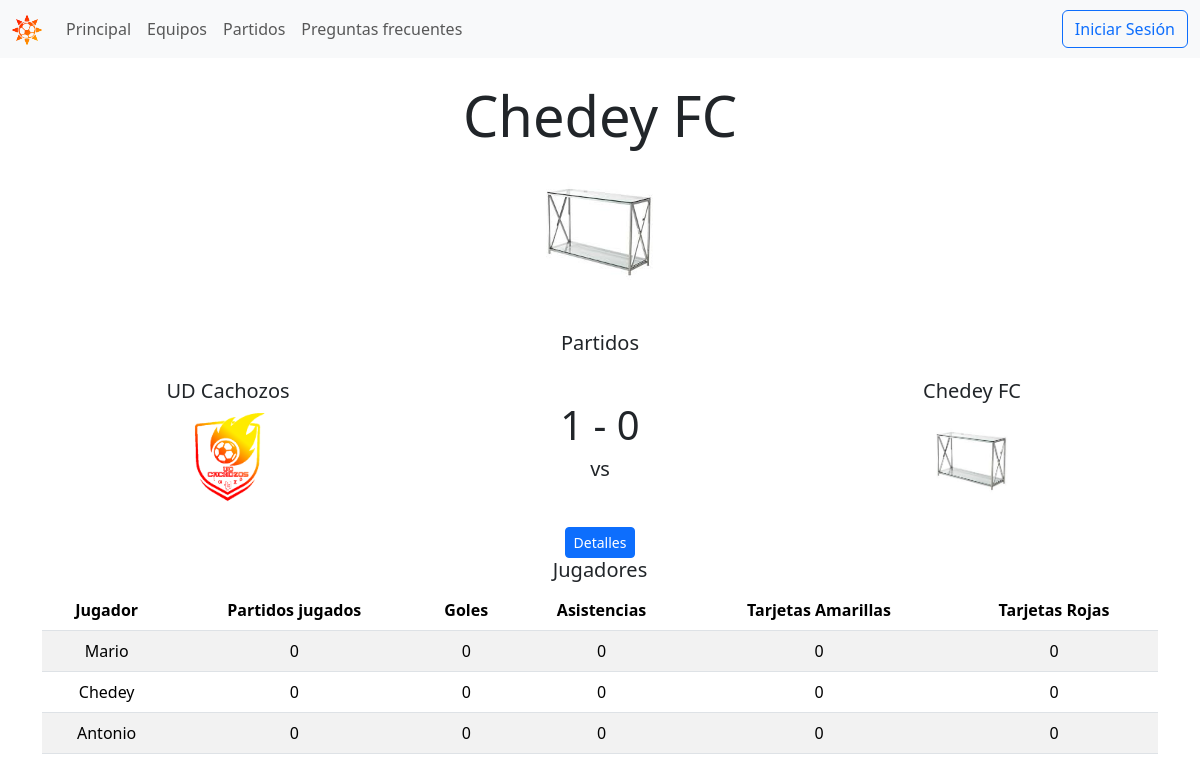
Before: /summer-league/3/ with the older database file.
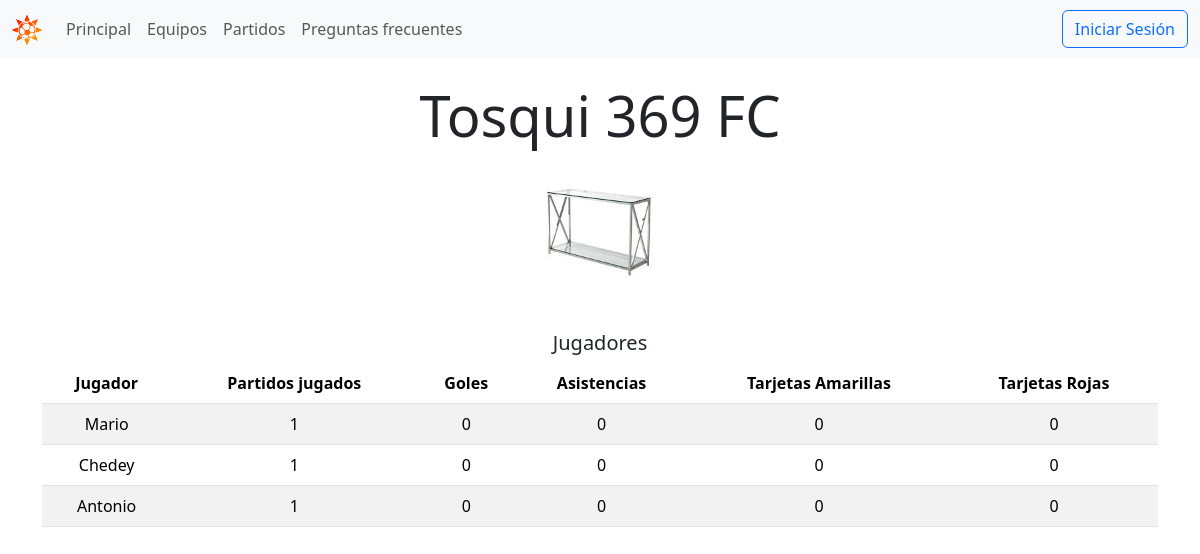
After: the same page with the newer database file.
### tournament/models.py (models this page shows, shortened)
class Team(models.Model):
    name = models.CharField(max_length=100, unique=True)
    club_code = models.CharField(max_length=3, unique=True, default='UFC')
    shield = models.ImageField(upload_to='shields')
    class Meta:
        ordering = ['name']
    def __str__(self) -> str:
        return self.name

class Match(models.Model):
    local = models.ForeignKey(Team, related_name='local_matches', on_delete=models.CASCADE)
    away = models.ForeignKey(Team, related_name='away_matches', on_delete=models.CASCADE)
    local_goals = models.SmallIntegerField(default=0)
    away_goals = models.SmallIntegerField(default=0)
    date = models.DateField(blank=True, null=True)
    class Meta:
        ordering = ['date']

### players/models.py (models this page shows, shortened)
class Player(models.Model):
    user = models.OneToOneField(settings.AUTH_USER_MODEL, on_delete=models.CASCADE)
    team = models.ForeignKey('tournament.Team', related_name='players', null=True, on_delete=models.CASCADE)
    number = models.SmallIntegerField(blank=True, default=00)
    GOALKEEPER = 'GK'
    DEFENDER = 'DF'
    MIDFIELDER = 'MD'
    FORWARD = 'FW'
    ROLE = {
        GOALKEEPER: 'Portero',
        DEFENDER: 'Defensa',
        MIDFIELDER: 'Centrocampista',
        FORWARD: 'Delantero'
    }
    position = models.CharField(
        max_length=2,
        choices=ROLE,
        default=MIDFIELDER,
    )
    played=models.SmallIntegerField(default=0)
    goals=models.SmallIntegerField(default=0)
    assists = models.SmallIntegerField(default=0)
    yellow_cards = models.SmallIntegerField(default=0)
    red_cards = models.SmallIntegerField(default=0)
    class Meta:
        ordering = ['position']

### tournament/views.py (the view)
# urls.py: path('<team_id>/', views.team_info, name='team-info'),
def team_info(request, team_id):
    team = Team.objects.get(id=team_id)
    users = User.objects.all()
    players = Player.objects.filter(team=team)
    matches = Match.objects.filter(Q(local=team) | Q(away=team))
    return render(
        request, 'tournament/team.html', {'team': team, 'users': users, 'players': players, 'matches': matches}
    )

### tournament/templates/tournament/team.html (shortened to what this page needs)
{% extends "base.html" %}
{% load static %}
{% block content %}
<div class="container mt-4 text-center mb-5">
  <h1 class="display-4">{{ team.name }}</h1>
  <img src="{{ team.shield.url }}" alt="{{ team.name }}" class="img-fluid mb-4 fixed-size">
  {% if matches %}
    <h2 class="lead text-center">Partidos</h2>
    {% for match in matches %}
      {% include "match.html" %}
      <div class="text-center mt-3">
        <a href="{% url 'tournament:match-info' match.id %}" class="btn btn-primary btn-sm">Detalles</a>
      </div>
    {% endfor %}
  {% endif %}
  {% if players %}
    <h2 class="lead text-center">Jugadores</h2>
    <table class="table table-striped">
      <thead>
        <tr>
          <th>Jugador</th>
          <th>Partidos jugados</th>
          <th>Goles</th>
          <th>Asistencias</th>
          <th>Tarjetas Amarillas</th>
          <th>Tarjetas Rojas</th>
        </tr>
      </thead>
      <tbody>
        {% for player in players %}
        <tr>
          <td>{{ player.user.first_name }}</td>
          <td>{{ player.played }}</td>
          <td>{{ player.goals }}</td>
          <td>{{ player.assists }}</td>
          <td>{{ player.yellow_cards }}</td>
          <td>{{ player.red_cards }}</td>
        </tr>
        {% endfor %}
      </tbody>
    </table>
  {% endif %}
</div>
{% endblock %}

### shared/templates/base.html (shortened to what this page needs)
{% load static %}
<!DOCTYPE html>
<html lang="en">
<head>
  <link rel="stylesheet" href="{% static 'css/index.css' %}">
  <link href="https://cdn.jsdelivr.net/npm/bootstrap@5.3.3/dist/css/bootstrap.min.css" rel="stylesheet">
</head>
<body>
  {% include "nav.html" %}
  {% block content %}
  {% endblock  %}
</body>
</html>

### shared/templates/nav.html (shortened to what this page needs)
{% load static %}
<nav class="navbar navbar-expand-lg bg-body-tertiary">
  <div class="container-fluid">
    <a class="navbar-brand" href="#">
      <img src={% static 'img/brand.png' %} alt="RSL" width="30" height="30">
    </a>
    <div class="collapse navbar-collapse" id="navbarNav">
      <ul class="navbar-nav">
        <li class="nav-item">
          <a class="nav-link" href="{% url 'tournament:main' %}">Principal</a>
        </li>
        <li class="nav-item">
          <a class="nav-link" href="{% url 'tournament:teams' %}">Equipos</a>
        </li>
        <li class="nav-item">
          <a class="nav-link" href="{% url 'tournament:matches' %}">Partidos</a>
        </li>
        <li class="nav-item">
          <a class="nav-link" href="{% url 'tournament:info' %}">Preguntas frecuentes</a>
        </li>
      </ul>
      {% if user.is_authenticated %}
        <a class="btn btn-outline-primary ms-auto" href="{% url 'logout' %}" role="button">
          <i class="bi bi-box-arrow-in-right"></i> Cerrar Sesión
        </a>
      {% else %}
        <a class="btn btn-outline-primary ms-auto" href="{% url 'login' %}" role="button">
           Iniciar Sesión
        </a>
      {% endif %}
    </div>
  </div>
</nav>

### shared/templates/match.html
<div class="container mt-4">
  <div class="row align-items-center">
      <div class="col text-center">
          <h5>{{ match.local }}</h5>
          <img src="{{ match.local.shield.url }}" alt="{{ match.local }}" class="img-fluid" style="width: 100px; height: 100px; object-fit: cover;">
    </div>
        <div class="col text-center">
            <h4 style="font-size: 2.5rem;">{{ match.local_goals }} - {{ match.away_goals }}</h4>
            <h5>vs</h5>
        </div>
    <div class="col text-center">
          <h5>{{ match.away }}</h5>
          <img src="{{ match.away.shield.url }}" alt="{{ match.away }}" class="img-fluid" style="width: 100px; height: 100px; object-fit: cover;">
      </div>
  </div>
</div>

### shared/static/css/index.css (style rules this page uses)
.fixed-size { width: 150px; height: 150px; object-fit: cover; }

Changed rows visible on the page:
removed Match: local "UD Cachozos", local.shield (picture), local_goals "1", away_goals "0", away "Chedey FC", away.shield (picture)
changed Team: name "Chedey FC" → "Tosqui 369 FC"
changed Player "Mario": played "0" → "1"
changed Player "Chedey": played "0" → "1"
changed Player "Antonio": played "0" → "1"
Other visible differences:
text no longer shown: "Partidos"
